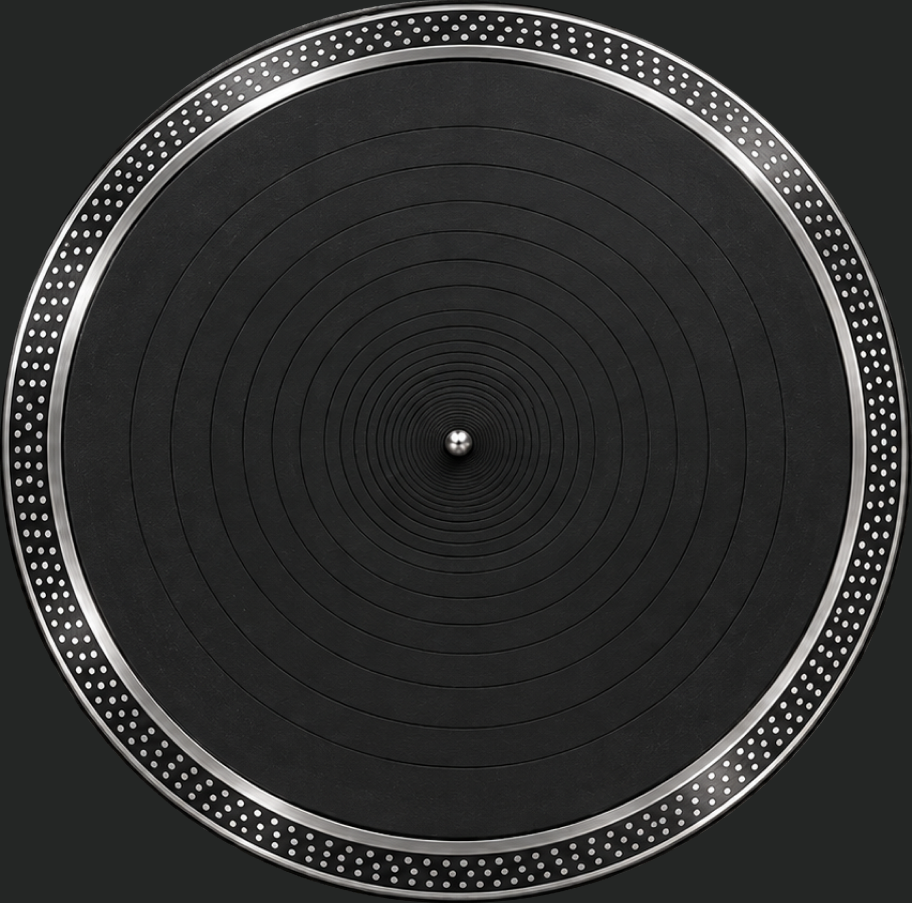
#> input picture assets/platter-export.png, 912 x 903 px
$ python make_transparent_layers.py
#> lines starting #> are read from the running program, lines starting #| are printed output that depends on the picture
from pathlib import Path

from collections import deque
import math

from PIL import Image, ImageChops, ImageDraw, ImageFilter


ASSET_DIR = Path(__file__).resolve().parents[1] / "assets"
BACKGROUND = (36, 38, 37)
SOURCES = {
    "platter-export.png": "platter-layer.png",
    "fader-track-export.png": "fader-track-layer.png",
    "fader-handle-export.png": "fader-handle-layer.png",
    "paperclip-export.png": "paperclip-layer.png",
    "sticker-yellow-export.png": "sticker-yellow-layer.png",
    "sticker-white-export.png": "sticker-white-layer.png",
    "spindle-export.png": "spindle-layer.png",
}


def remove_flat_figma_background(source: Path, destination: Path) -> None:
    image = Image.open(source).convert("RGBA")
#> image is the input picture: PIL image 912x903 RGBA; mean R, G, B, A 49.4, 49.8, 49.3, 255
    pixels = image.load()

    for y in range(image.height):
        for x in range(image.width):
            red, green, blue, alpha = pixels[x, y]
            if (red, green, blue) == BACKGROUND:
                pixels[x, y] = (red, green, blue, 0)
            else:
                pixels[x, y] = (red, green, blue, alpha)

    image.save(destination, optimize=True)
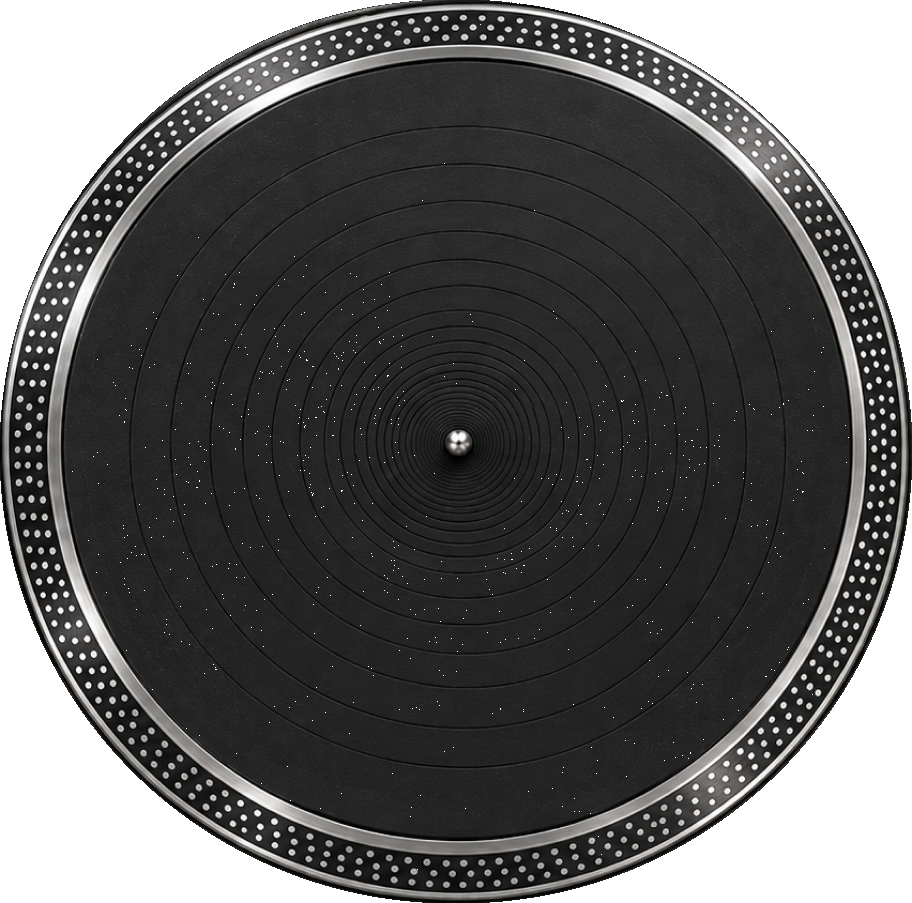
#> saved as platter-layer.png: PIL image 912x903 RGBA; mean R, G, B, A 49.4, 49.8, 49.3, 201; transparent parts drawn white


# [150 lines left out: functions remove_figma_background_with_soft_edge, strip_baked_shadow_to_silhouette, render_clean_tonearm_layer, not called in this run]


for source_name, destination_name in SOURCES.items():
    remove_flat_figma_background(
        ASSET_DIR / source_name,
        ASSET_DIR / destination_name,
    )
#> pass 2 of the loop `for source_name, destination_name in SOURCES.items():`:
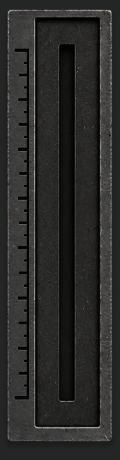
#> input picture assets/fader-track-export.png, 120 x 460 px
#> in remove_flat_figma_background, image is the input picture: PIL image 120x460 RGBA; mean R, G, B, A 43.7, 43.5, 42.4, 255
#> in remove_flat_figma_background (call 2), `image.save(destination, optimize=True)`:
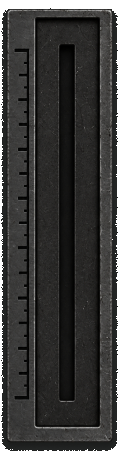
#> saved as fader-track-layer.png: PIL image 120x460 RGBA; mean R, G, B, A 43.7, 43.5, 42.4, 233.4; transparent parts drawn white
#> pass 3 of the loop `for source_name, destination_name in SOURCES.items():`:
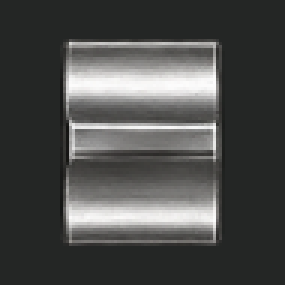
#> input picture assets/fader-handle-export.png, 95 x 95 px (shown 3 times larger)
#> in remove_flat_figma_background, image is the input picture: PIL image 95x95 RGBA; mean R, G, B, A 75.5, 76.3, 75, 255
#> in remove_flat_figma_background (call 3), `image.save(destination, optimize=True)`:
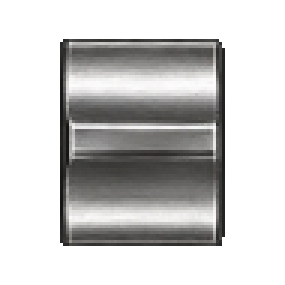
#> saved as fader-handle-layer.png: PIL image 95x95 RGBA (shown 3 times larger); mean R, G, B, A 75.5, 76.3, 75, 107; transparent parts drawn white
#> (the run stopped early here; a loop or call above may not have finished)
